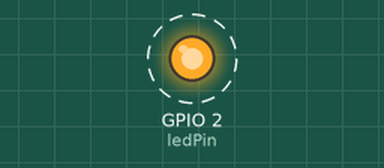
This sketch was run on a simulated ESP8266 (NodeMCU). Shown: output pins drawn as LEDs (lit = HIGH). Dashed ring = blinking.

Above: at 0.5 s.
Timing chart, 0 to 4.6 s (numbered marks = the images above):
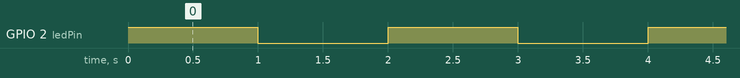

The sketch:

Blink_led_nodemcu.ino
```cpp
#include<ESP8266WiFi.h>
// Pin connected to the LED
const int ledPin = 2;

void setup() {
  // Initialize the LED pin as an output
  pinMode(ledPin, OUTPUT);
}

void loop() {
  // Turn on the LED
  digitalWrite(ledPin, HIGH);
  delay(1000); // Wait for 1 second

  // Turn off the LED
  digitalWrite(ledPin, LOW);
  delay(1000); // Wait for 1 second
}
```

Measured:
- by itself, GPIO 2 (ledPin): alternates HIGH for 1.0 s and LOW for 1.0 s
